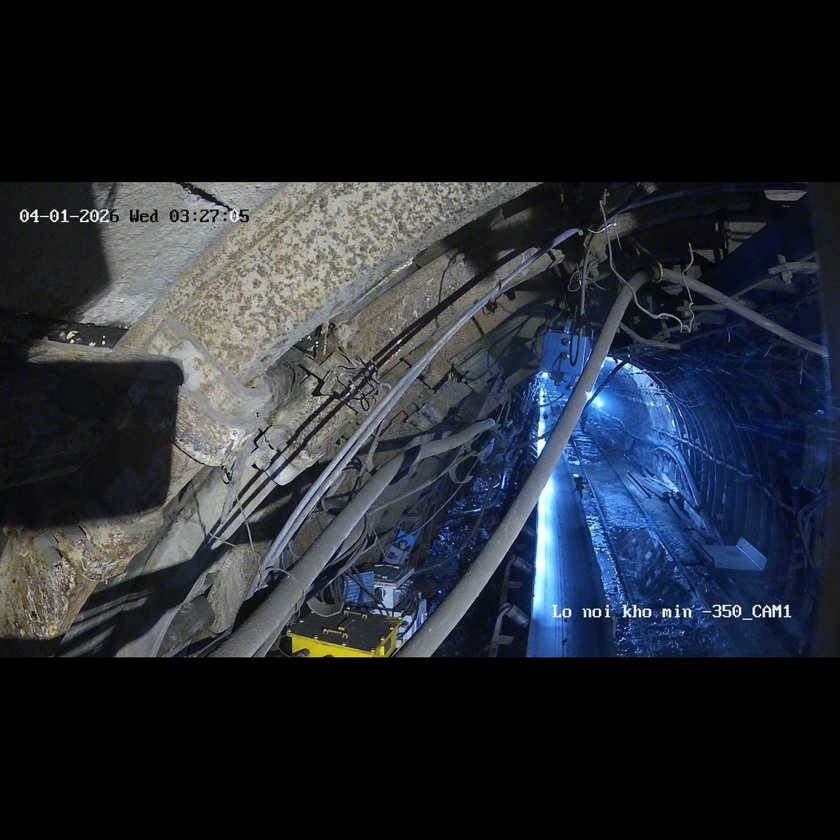
#> input picture baseline/sample_dataset/GlareMOT/145_sequence_28q/images/frame_000000.jpg, 840 x 840 px, shrunk from 1536 x 1536 before the run
$ python inspect_photometry.py ../baseline/sample_dataset/GlareMOT/145_sequence_28q/images/frame_000000.jpg --box 1.0 1.0 1.0 1.0 --output out.png
#> lines starting #> are read from the running program, lines starting #| are printed output that depends on the picture; after the words box and inside, x2 and y2 are one past the last pixel; in counts of white or black regions, pixels touching at a corner belong together
### src/degradation_mot/photometry/mask.py
from __future__ import annotations

import numpy as np
from numpy.typing import NDArray

from ..config import PhotometryConfig


def build_saturation_candidate_mask(
    frame_bgr: NDArray[np.uint8], config: PhotometryConfig
) -> tuple[NDArray[np.bool_], NDArray[np.float32]]:
    """Return the cleaned candidate mask and the normalized HSV value channel."""
    try:
        import cv2
    except ImportError as exc:
        raise ImportError("opencv-python is required for photometric processing") from exc

    if frame_bgr.ndim != 3 or frame_bgr.shape[2] != 3:
        raise ValueError("frame_bgr must have shape (height, width, 3)")
    hsv = cv2.cvtColor(frame_bgr, cv2.COLOR_BGR2HSV)
    saturation = hsv[..., 1].astype(np.float32) / 255.0
    value = hsv[..., 2].astype(np.float32) / 255.0
    raw = (value > config.value_threshold) & (
        saturation < config.saturation_threshold
    )

    count, labels, statistics, _ = cv2.connectedComponentsWithStats(
        raw.astype(np.uint8), connectivity=8
    )
    keep = np.zeros(count, dtype=np.bool_)
    if count > 1:
        keep[1:] = statistics[1:, cv2.CC_STAT_AREA] >= config.minimum_component_area
    return keep[labels], value

### src/degradation_mot/photometry/descriptors.py
from __future__ import annotations

from collections.abc import Sequence

import numpy as np
from numpy.typing import NDArray

from ..geometry import clip_xyxy, pairwise_iou


def _raster_bounds(
    xyxy: NDArray[np.float64], image_width: int, image_height: int
) -> tuple[int, int, int, int]:
    clipped = clip_xyxy(xyxy, image_width, image_height)
    x1 = int(np.floor(clipped[0]))
    y1 = int(np.floor(clipped[1]))
    x2 = int(np.ceil(clipped[2]))
    y2 = int(np.ceil(clipped[3]))
    return x1, y1, x2, y2


def extract_degradation_descriptor(
    candidate_mask: NDArray[np.bool_],
    value_channel: NDArray[np.float32],
    predicted_xyxy: NDArray[np.float64],
    value_threshold: float,
    boundary_band_fraction: float = 0.10,
    radial_bins: int = 4,
    epsilon: float = 1.0e-8,
) -> NDArray[np.float64]:
    """Extract [area, strength, 13 geometry values] from a predicted region.

    Boundary and radial occupancies are fractions of the candidate pixels, so
    they encode spatial distribution independently of the candidate-area ratio.
    """
    if candidate_mask.shape != value_channel.shape:
        raise ValueError("candidate_mask and value_channel must have equal shapes")
    if radial_bins != 4:
        raise ValueError("the manuscript configuration requires four radial bins")

    image_height, image_width = candidate_mask.shape
    x1, y1, x2, y2 = _raster_bounds(predicted_xyxy, image_width, image_height)
    output = np.zeros(15, dtype=np.float64)
    if x2 <= x1 or y2 <= y1:
        return output

    local_mask = candidate_mask[y1:y2, x1:x2]
    local_value = value_channel[y1:y2, x1:x2]
    region_area = float(local_mask.size)
    candidate_count = int(local_mask.sum())
    output[0] = candidate_count / region_area
    excess = np.maximum(local_value - value_threshold, 0.0)
    output[1] = float((local_mask * excess).sum()) / (
        region_area * (1.0 - value_threshold + epsilon)
    )
    if candidate_count == 0:
        return output

    rows, columns = np.nonzero(local_mask)
    pixel_x = x1 + columns.astype(np.float64) + 0.5
    pixel_y = y1 + rows.astype(np.float64) + 0.5
    box = np.asarray(predicted_xyxy, dtype=np.float64)
    width = max(box[2] - box[0], epsilon)
    height = max(box[3] - box[1], epsilon)
    center_x = (box[0] + box[2]) * 0.5
    center_y = (box[1] + box[3]) * 0.5

    centroid_x = float(pixel_x.mean())
    centroid_y = float(pixel_y.mean())
    output[2] = (centroid_x - center_x) / width
    output[3] = (centroid_y - center_y) / height

    centered_x = pixel_x - centroid_x
    centered_y = pixel_y - centroid_y
    output[4] = float(np.mean(centered_x**2)) / (width**2)
    output[5] = float(np.mean(centered_y**2)) / (height**2)
    output[6] = float(np.mean(centered_x * centered_y)) / (width * height)

    distance_to_sides = np.stack(
        (
            (pixel_x - box[0]) / width,
            (box[2] - pixel_x) / width,
            (pixel_y - box[1]) / height,
            (box[3] - pixel_y) / height,
        ),
        axis=1,
    )
    nearest_side = np.argmin(distance_to_sides, axis=1)
    nearest_distance = np.min(distance_to_sides, axis=1)
    in_boundary_band = nearest_distance <= boundary_band_fraction
    for side in range(4):
        output[7 + side] = np.mean(in_boundary_band & (nearest_side == side))

    half_diagonal = 0.5 * np.sqrt(width**2 + height**2)
    radius = np.sqrt((pixel_x - center_x) ** 2 + (pixel_y - center_y) ** 2)
    radius = np.clip(radius / max(half_diagonal, epsilon), 0.0, 1.0)
    radial_index = np.minimum((radius * radial_bins).astype(int), radial_bins - 1)
    for index in range(radial_bins):
        output[11 + index] = np.mean(radial_index == index)
    return output


# [41 lines left out: function extract_baseline_descriptor, not called in this run]

### src/degradation_mot/geometry.py
from __future__ import annotations

import numpy as np
from numpy.typing import NDArray

FloatArray = NDArray[np.float64]


# [24 lines left out: functions xyxy_to_measurement, measurement_to_xyxy, not called in this run]


def clip_xyxy(xyxy: FloatArray, image_width: int, image_height: int) -> FloatArray:
    box = np.asarray(xyxy, dtype=np.float64).copy()
    box[..., (0, 2)] = np.clip(box[..., (0, 2)], 0.0, float(image_width))
    box[..., (1, 3)] = np.clip(box[..., (1, 3)], 0.0, float(image_height))
    return box


# [13 lines left out: function pairwise_iou, not called in this run]

### scripts/inspect_photometry.py
from __future__ import annotations

import argparse
from pathlib import Path

import cv2
import numpy as np

from degradation_mot.config import PhotometryConfig
from degradation_mot.photometry import (
    build_saturation_candidate_mask,
    extract_degradation_descriptor,
)


def main() -> None:
    parser = argparse.ArgumentParser()
    parser.add_argument("image", type=Path)
    parser.add_argument("--box", nargs=4, type=float, required=True, metavar=("X1", "Y1", "X2", "Y2"))
    parser.add_argument("--output", type=Path, required=True)
    args = parser.parse_args()

    frame = cv2.imread(str(args.image))
#> frame is the input picture: shape (840, 840, 3); mean B, G, R 48.6, 41.2, 36.3
    if frame is None:
        raise FileNotFoundError(args.image)
    config = PhotometryConfig()
    mask, value = build_saturation_candidate_mask(frame, config)
#> in build_saturation_candidate_mask, `hsv = cv2.cvtColor(frame_bgr, cv2.COLOR_BGR2HSV)`: hsv: shape (840, 840, 3); mean H, S, V 50.2, 51.5, 50.5
#> in build_saturation_candidate_mask, `saturation = hsv[..., 1].astype(np.float32) / 255.0`:
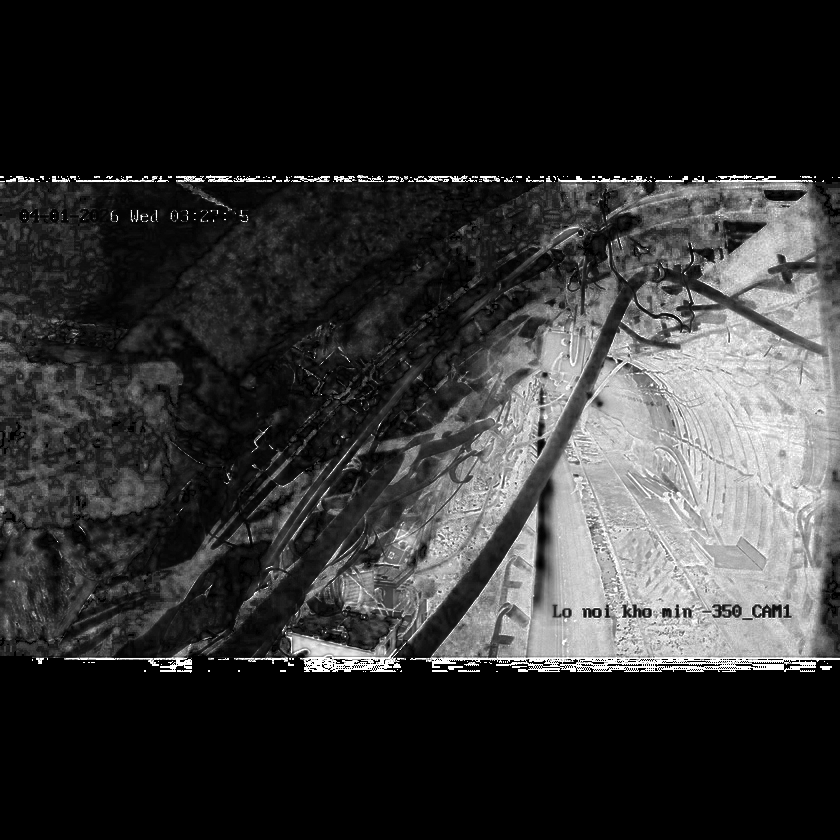
#> saturation: shape (840, 840) float32; min 0, max 1, mean 0.202
#> in build_saturation_candidate_mask, `value = hsv[..., 2].astype(np.float32) / 255.0`:
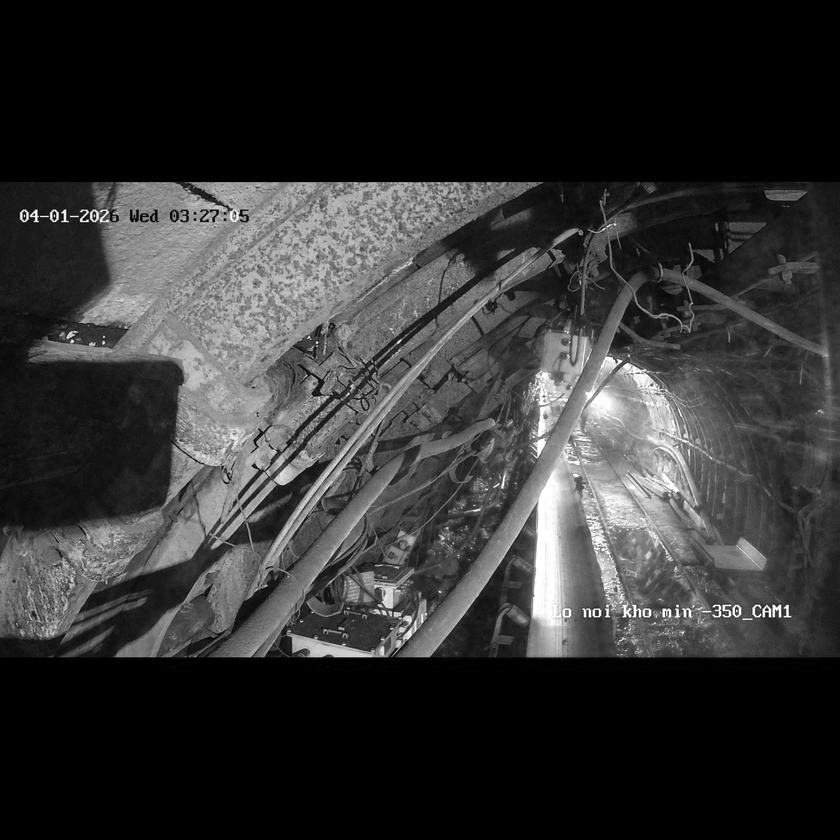
#> value: shape (840, 840) float32; min 0, max 1, mean 0.198
#> in build_saturation_candidate_mask, `raw = (value > config.value_threshold) & ( saturation < config.saturat..`:
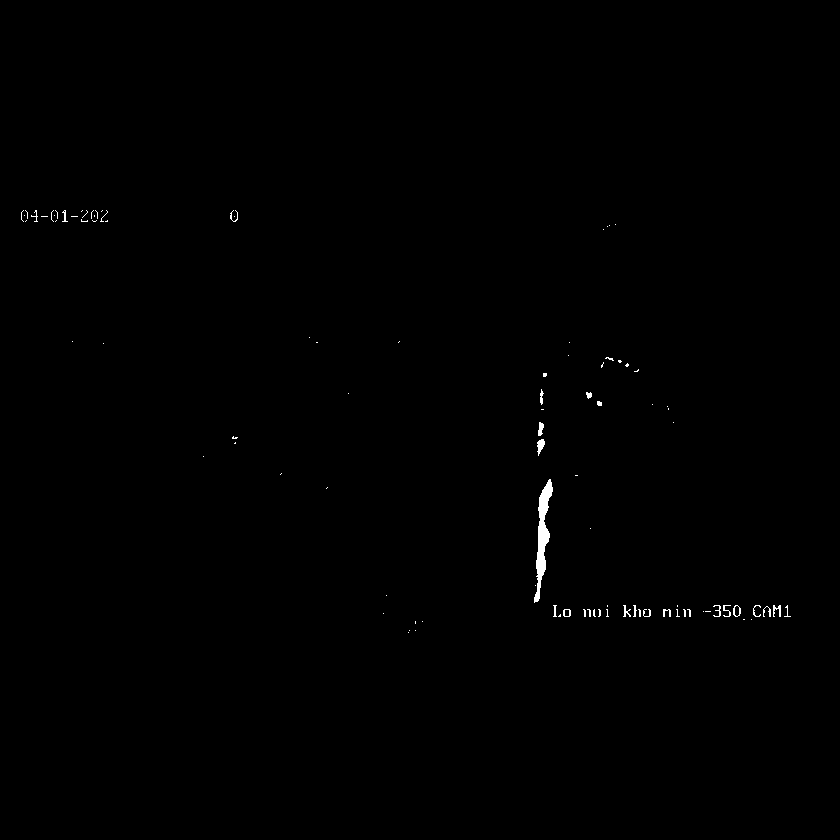
#> raw: shape (840, 840) bool; 0.3% white; 97 white regions (75 under 20 px), largest, box (x1, y1, x2, y2) and area: (534, 479, 553, 603) 931, (537, 439, 545, 456) 79, (538, 422, 544, 436) 58
#> in build_saturation_candidate_mask, `count, labels, statistics, _ = cv2.connectedComponentsWithStats( raw.a..`: labels: shape (840, 840) int32; 98 distinct labels, from 0 to 97
#> in build_saturation_candidate_mask, `count, labels, statistics, _ = cv2.connectedComponentsWithStats( raw.a..`: count = 98; statistics = 98 rows, first 6: [0, 0, 840, 840, 703490], [21, 210, 3, 12, 12], [25, 210, 3, 9, 9], [31, 210, 7, 12, 25], [51, 210, 3, 12, 12], [55, 210, 3, 9, 9]
    box = np.asarray(args.box, dtype=np.float64)
    descriptor = extract_degradation_descriptor(
        mask,
        value,
        box,
        config.value_threshold,
        config.boundary_band_fraction,
        config.radial_bins,
    )
#> descriptor = [0, 0, 0, 0, 0, 0, 0, 0, 0, 0, 0, 0, 0, 0, 0]
    overlay = frame.copy()
    overlay[mask] = (0.35 * overlay[mask] + 0.65 * np.asarray([0, 0, 255])).astype(np.uint8)
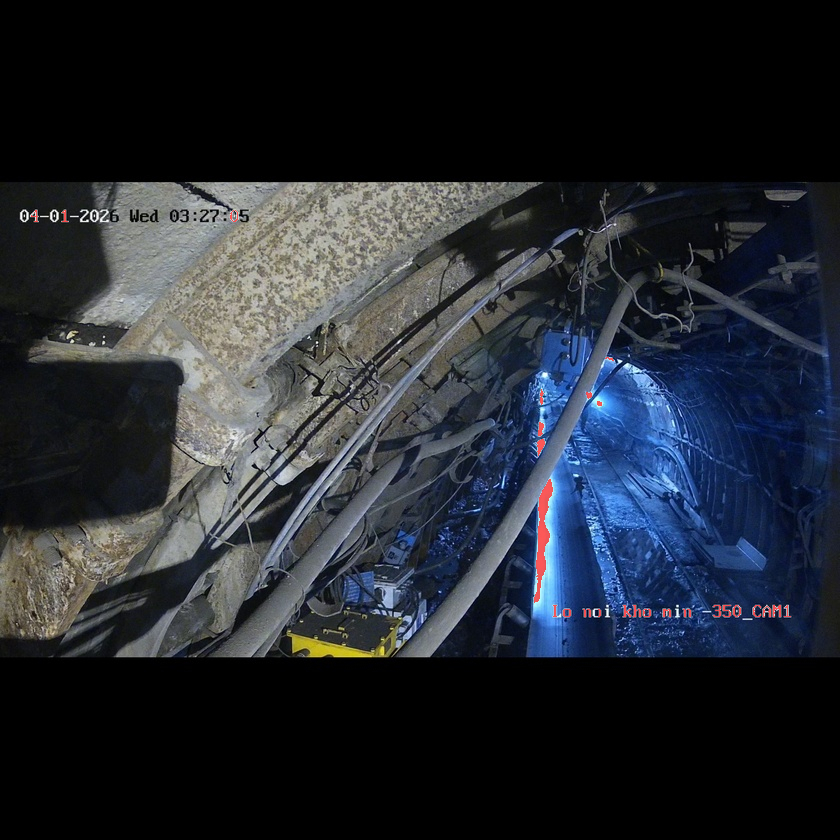
#> overlay: shape (840, 840, 3); 0.26% of pixels changed, all inside (x1, y1, x2, y2) = (31, 210, 791, 617)
    x1, y1, x2, y2 = np.rint(box).astype(int)
    cv2.rectangle(overlay, (x1, y1), (x2, y2), (0, 255, 0), 2)
#> overlay: shape (840, 840, 3); under 0.01% of pixels changed, all inside (x1, y1, x2, y2) = (0, 0, 3, 3)
    args.output.parent.mkdir(parents=True, exist_ok=True)
    if not cv2.imwrite(str(args.output), overlay):
        raise OSError(f"could not write {args.output}")
    print(np.array2string(descriptor, precision=6, separator=", "))
#| [0., 0., 0., 0., 0., 0., 0., 0., 0., 0., 0., 0., 0., 0., 0.]


if __name__ == "__main__":
    main()
